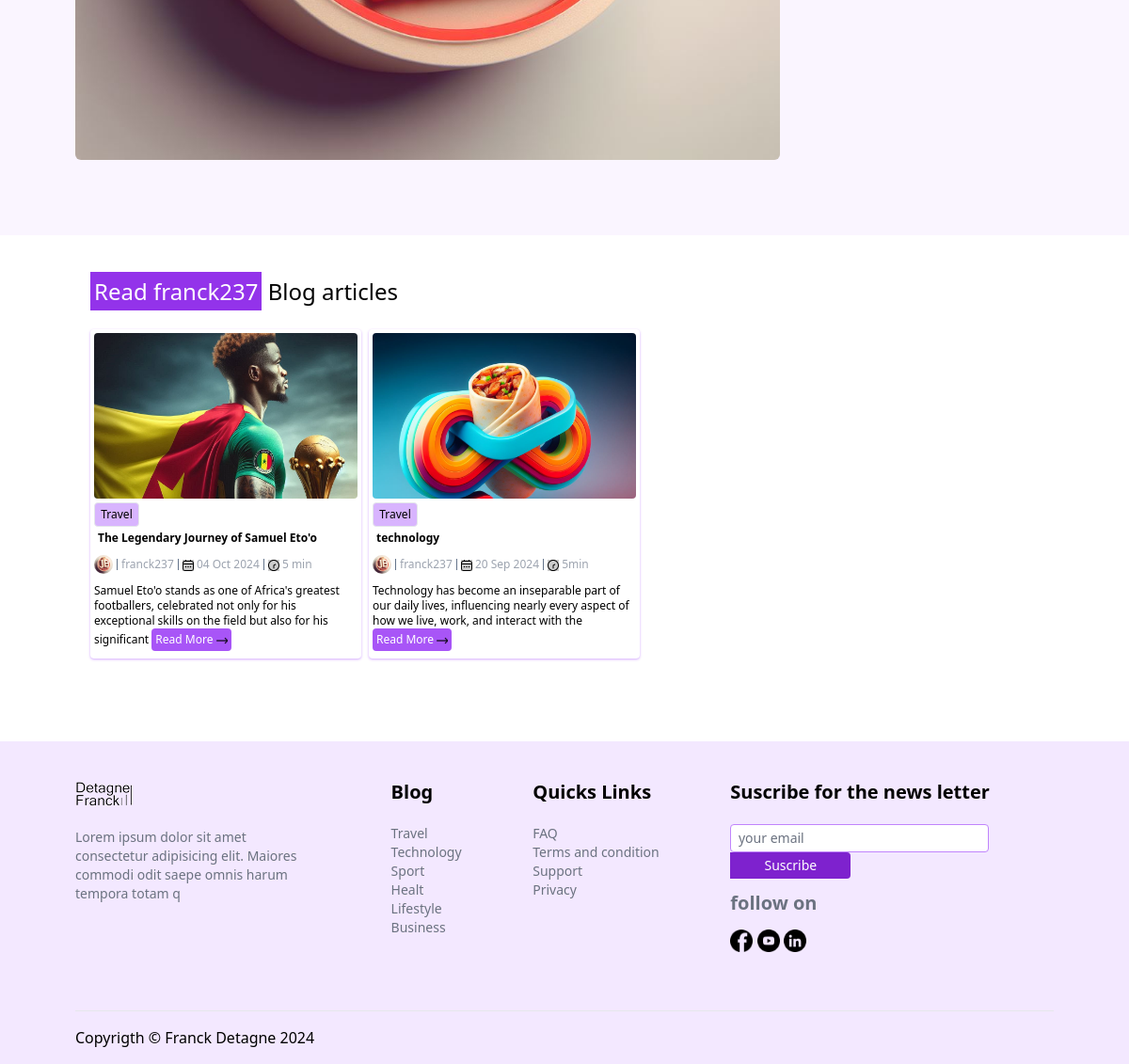
Before: /author/09eed322-2c62-4b46-a317-0d44a6e14c1b/ (lower part) with the older database file.
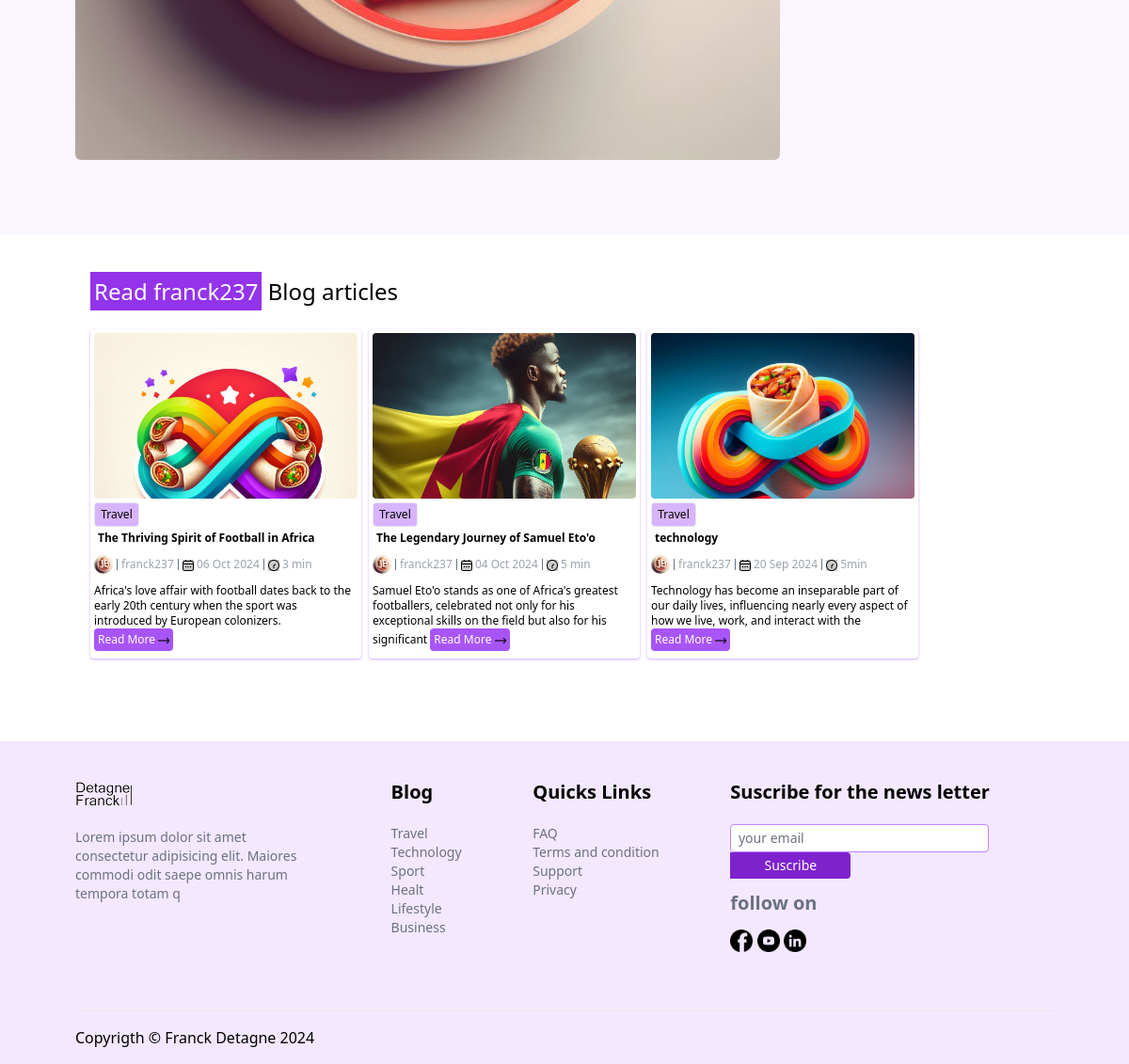
After: the same page with the newer database file.
### core/models.py (models this page shows, shortened)
class Author(models.Model):
    aid=models.UUIDField(primary_key=True,default=uuid.uuid4,unique=True,editable=False)
    user=models.OneToOneField(CustomUser,on_delete=models.CASCADE)
    status=models.BooleanField(default=True)
    rating=models.CharField(max_length=2,choices=RATING,default=RATING[0][0],null=True,blank=True)
    description=models.TextField(null=True,blank=True,default="Amazing writer")
    agency_descript=models.TextField(max_length=300,default='Let the world know what is in your mind')
    author_image=models.ImageField(upload_to=get_user_directory_path,default="./static/assets/images/1.jpg")
    email=models.EmailField()

class Post(models.Model):
    class StatusChoices(models.TextChoices):
        DRAFT='DB','DRAFT'
        PUBLISH="PB","Published"
    class PublishedManager(models.Manager):
        def get_queryset(self) :
            return super().get_queryset().filter(status=Post.StatusChoices.PUBLISH)
    pid=models.UUIDField(primary_key=True,unique=True,default=uuid.uuid4,editable=False)
    title=models.CharField(max_length=150)
    category=models.ForeignKey(Category,on_delete=models.CASCADE)
    description=models.CharField(max_length=150)
    slug=models.SlugField(max_length=150)
    author=models.ForeignKey(Author,on_delete=models.CASCADE)
    profile_image=models.ImageField(upload_to="post",default="./static/assets/images/2.jpg")
    content=models.TextField(null=True,blank=True)
    status=models.CharField(max_length=2,choices=StatusChoices,default=StatusChoices.DRAFT)
    likes=models.ManyToManyField(CustomUser,related_name='post_like',blank=True)
    publish=models.DateTimeField(default=timezone.now)
    created=models.DateTimeField(auto_now_add=True)
    reading_time=models.CharField(max_length=5,default='3 min',null=True)
    updated=models.DateTimeField(auto_now=True)
    Rating=models.IntegerField(choices=RATING,default=RATING[0][0],null=True,blank=True)
    is_premium=models.BooleanField(default=False)
    objects=models.Manager()
    published=PublishedManager()
    class Meta:
        ordering=["-publish","-created"]

### userauth/models.py (models this page shows, shortened)
class CustomUser(AbstractUser):
    email=models.EmailField(unique=True)
    username=models.CharField(max_length=50)
    profile_image=models.ImageField(upload_to=get_user_directory_path,null=True,blank=True,default="picture.jpg")
    USERNAME_FIELD="email"
    REQUIRED_FIELDS=['username']
    def __str__(self):
        return f'{self.username}'

### core/views.py (the view)
# urls.py: path('author/<auth_id>/',views.author_views,name="author"),
def author_views(request,auth_id):
    author=get_object_or_404(Author,aid=auth_id)
    posts=Post.published.filter(author__aid=author.aid)
    context={
        'posts':posts,
        'author':author,
    }
    return render(request,"about_authors.html",context)

### core/context_processor.py (called while the page is built)
def general(request):
    categories=Category.objects.all()
    authors=Author.objects.filter(status=True)
    context={
        "categories":categories,
        "authors":authors,
    }
    return context

### core/templates/about_authors.html (shortened to what this page needs)
{% extends "partials/base.html" %}
{% load static %}
{% block content %}
<main class="relative top-16">
    <section class="bg-purple-50  flex flex-wrap p-5 max-lg:items-center  tablet:flex-nowrap gap-4 lg:p-20">
        <div class="xl:basis-1/3 flex-grow inline-flex max-lg:justify-center">
            <img src="{{author.author_image.url}}" class="max-lg:rounded-full rounded-md self-center max-lg:w-40" alt="image of franck detagne">
        </div>
        <div class="xl:basis-2/3 flex-grow xl:self-center text-center">
        </div>
    </section>
    <section class="lg:px-24 p-5" >
        <h1 class="my-6 text-2xl"><span class="bg-purple-600 p-1 text-white">Read {{author.user}}</span> Blog articles</h1>
        <div class=" justify-center  grid grid-cols-1 text-xs  lg:grid-cols-[repeat(4,1fr)] gap-2">
            {% for post in posts%}
                <article class="inline-grid lg:w-72 max-md:text-xs  mb-5 shadow shadow-purple-300 p-1 rounded">
                    <div class="h-44 w-full"><img class="rounded w-full  h-full object-cover object-top" src="{{post.profile_image.url}}" alt="banner image 1"></div>
                    <div>
                        <p class="btn-style">Travel</p>
                        <h2 class="max-md:text-sm m-1 font-bold">{{post.title}}</h2>
                        <div data-title="about-author " >
                            <div class="flex gap-1 items-center my-2">
                                    <div class="w-5 h-5"><img class="rounded-full" src="{{author.author_image.url}}" alt="author profile image"></div>
                                    <h3 class="text-author">{{post.author.user}}</h3>
                                    <p class="text-author"> <img src="{% static '../../images/fi-rr-calendar.svg' %}" class=" bg-[#ccc] inline w-[12px] h-[12px]" alt=""> {{post.publish|date:"d M Y"}}</p>
                                    <p class="text-author"><img src="{% static '../../images/fi-rr-clock-two-thirty.svg' %}" class=" bg-[#ccc] inline w-[12px] h-[12px]" alt=""> {{post.reading_time}}</p>
                            </div>
                            <p class="text-[0.75rem]">{{post.description}}  <a href="{% url "core:details" post.slug post.pid %}" class="btn-read-more">Read More <img class="inline-block w-[12px] h-[12px] " src="{% static '../../images/arrow-right.png' %}" alt=""></a>
                            </p>
                        </div>
                    </div>
                </article>
            {% endfor %}
        </div>
    </section>
</main>
{% endblock content %}

### core/templates/partials/base.html (shortened to what this page needs)
{% load static %}
{% load blog_tags %}
<!DOCTYPE html>
<html lang="en">
<head>
    <link rel="stylesheet" href="{% static "css/output.css" %}">
    <link rel="stylesheet" href="{% static "css/messages1.css" %}">
</head>
<body>
    {% block content %}
    {% endblock content %}
    <footer class="bg-purple-100 relative top-0 px-5 lg:px-[80px] mt-28" >
       <div class="  justify-between flex flex-wrap py-10 lg:flex-nowrap gap-6">
            <div class="basis-1/4 max-sm:basis-1/2">
                <div class="mb-5">
                    <div data-name="logo" class="h-8 w-[80px] self-center"><img id="profile" src="{% static 'assets/images/log1.png' %}" alt="logo"></div>
                </div>
                <p class="text-gray-500 text-sm">
                    Lorem ipsum dolor sit amet consectetur adipisicing elit.
                    Maiores commodi odit saepe omnis harum tempora totam q
                </p>
            </div>
            <div data-title="blog" class="max-sm:basis-1/4">
                <h1 class="text-xl font-bold mb-5">Blog</h1>
                <ul class="text-gray-500 text-sm">
                    <li><a href="#">Travel</a></li>
                    <li><a href="#">Technology</a></li>
                    <li><a href="#">Sport</a></li>
                    <li><a href="#">Healt</a></li>
                    <li><a href="#">Lifestyle</a></li>
                    <li><a href="#">Business</a></li>
                </ul>
            </div>
            <div class="quick-links" class="max-sm:basis-1/2">
                <h1 class="text-xl font-bold mb-5">Quicks Links</h1>
                <ul class="text-gray-500 text-sm">
                    <li><a href="#">FAQ</a></li>
                    <li><a href="#">Terms and condition</a></li>
                    <li><a href="#">Support</a></li>
                    <li><a href="#">Privacy</a></li>
                </ul>
            </div>
            <div data-title="contact" class="">
                <h1 class="text-xl font-bold mb-5">Suscribe for the news letter</h1>
                <div class="text-gray-500 text-sm">
                    <input type="email" class="input-style" placeholder=" your email">
                    <button type="submit" class="input-btn-style">Suscribe</button>
                </div>
                <div>
                    <h2 class="text-gray-500 font-bold text-xl my-3">follow on</h2>
                    <div>
                        <span class="inline-block h-12 w-6"><a href=""><img class="inline-block" src="{% static 'assets/images/face.png' %}" alt="social media"></a></span>
                        <span class="inline-block h-12 w-6"><a href=""><img class="inline-block" src="{% static 'assets/images/youtube.png' %}" alt="social media"></a></span>
                        <span class="inline-block h-12 w-6"><a href=""><img class="inline-block" src="{% static 'assets/images/linkedin.png' %}" alt="social media"></a></span>
                    </div>
                </div>
            </div>
        </div>
        <div>
            <hr class="bg-purple-800">
            <div class="py-4">
                Copyrigth © Franck Detagne 2024
            </div>
    </div>
    </footer>
</body>
</html>

Changed rows visible on the page:
added Post: profile_image (picture), title "The Thriving Spirit of Football in Africa", author_image (picture), author.user "franck237", publish "06 Oct 2024", reading_time "3 min", description "Africa's love affair with football dates back to the early 20th century when the sport was introduced by European colonizers."
